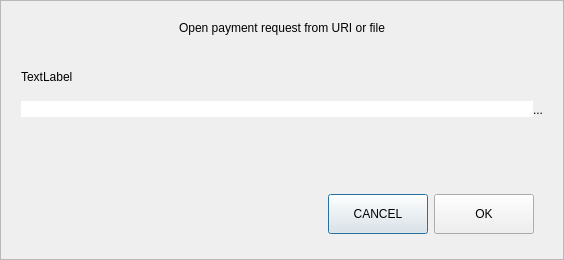
<?xml version="1.0" encoding="UTF-8"?>
<ui version="4.0">
 <class>OpenURIDialog</class>
 <widget class="QDialog" name="OpenURIDialog">
  <property name="geometry">
   <rect>
    <x>0</x>
    <y>0</y>
    <width>564</width>
    <height>260</height>
   </rect>
  </property>
  <property name="windowTitle">
   <string>Open URI</string>
  </property>
  <layout class="QVBoxLayout" name="verticalLayout">
   <property name="spacing">
    <number>0</number>
   </property>
   <property name="leftMargin">
    <number>0</number>
   </property>
   <property name="topMargin">
    <number>0</number>
   </property>
   <property name="rightMargin">
    <number>0</number>
   </property>
   <property name="bottomMargin">
    <number>0</number>
   </property>
   <item>
    <widget class="QFrame" name="frame">
     <property name="frameShape">
      <enum>QFrame::StyledPanel</enum>
     </property>
     <property name="frameShadow">
      <enum>QFrame::Raised</enum>
     </property>
     <layout class="QVBoxLayout" name="verticalLayout_2">
      <property name="spacing">
       <number>5</number>
      </property>
      <property name="leftMargin">
       <number>20</number>
      </property>
      <property name="topMargin">
       <number>20</number>
      </property>
      <property name="rightMargin">
       <number>20</number>
      </property>
      <property name="bottomMargin">
       <number>16</number>
      </property>
      <item>
       <widget class="QLabel" name="labelTitle">
        <property name="text">
         <string>Open payment request from URI or file</string>
        </property>
        <property name="alignment">
         <set>Qt::AlignCenter</set>
        </property>
       </widget>
      </item>
      <item>
       <spacer name="verticalSpacer_2">
        <property name="orientation">
         <enum>Qt::Vertical</enum>
        </property>
        <property name="sizeType">
         <enum>QSizePolicy::Fixed</enum>
        </property>
        <property name="sizeHint" stdset="0">
         <size>
          <width>20</width>
          <height>30</height>
         </size>
        </property>
       </spacer>
      </item>
      <item>
       <widget class="QLabel" name="labelSubtitle">
        <property name="text">
         <string>TextLabel</string>
        </property>
       </widget>
      </item>
      <item>
       <layout class="QHBoxLayout" name="horizontalLayout">
        <property name="spacing">
         <number>0</number>
        </property>
        <item>
         <widget class="QValidatedLineEdit" name="uriEdit">
          <property name="styleSheet">
           <string notr="true">#uriEdit{
	border-top-right-radius:0px;
	border-bottom-right-radius:0px;
}</string>
          </property>
         </widget>
        </item>
        <item>
         <widget class="QPushButton" name="selectFileButton">
          <property name="minimumSize">
           <size>
            <width>0</width>
            <height>41</height>
           </size>
          </property>
          <property name="toolTip">
           <string>Select payment request file</string>
          </property>
          <property name="styleSheet">
           <string notr="true">#selectFileButton{
	border-top-left-radius:0px;
	border-bottom-left-radius:0px;
}</string>
          </property>
          <property name="text">
           <string notr="true">...</string>
          </property>
          <property name="autoDefault">
           <bool>false</bool>
          </property>
         </widget>
        </item>
       </layout>
      </item>
      <item>
       <spacer name="verticalSpacer">
        <property name="orientation">
         <enum>Qt::Vertical</enum>
        </property>
        <property name="sizeHint" stdset="0">
         <size>
          <width>20</width>
          <height>40</height>
         </size>
        </property>
       </spacer>
      </item>
      <item>
       <widget class="QWidget" name="widget" native="true">
        <property name="minimumSize">
         <size>
          <width>0</width>
          <height>50</height>
         </size>
        </property>
        <layout class="QHBoxLayout" name="horizontalLayout_2">
         <item>
          <spacer name="horizontalSpacer">
           <property name="orientation">
            <enum>Qt::Horizontal</enum>
           </property>
           <property name="sizeHint" stdset="0">
            <size>
             <width>289</width>
             <height>20</height>
            </size>
           </property>
          </spacer>
         </item>
         <item>
          <widget class="QPushButton" name="pushButtonCancel">
           <property name="minimumSize">
            <size>
             <width>100</width>
             <height>40</height>
            </size>
           </property>
           <property name="text">
            <string>CANCEL</string>
           </property>
          </widget>
         </item>
         <item>
          <widget class="QPushButton" name="pushButtonOK">
           <property name="minimumSize">
            <size>
             <width>100</width>
             <height>40</height>
            </size>
           </property>
           <property name="text">
            <string>OK</string>
           </property>
          </widget>
         </item>
        </layout>
       </widget>
      </item>
     </layout>
    </widget>
   </item>
  </layout>
 </widget>
 <customwidgets>
  <customwidget>
   <class>QValidatedLineEdit</class>
   <extends>QLineEdit</extends>
   <header>qvalidatedlineedit.h</header>
  </customwidget>
 </customwidgets>
 <resources/>
 <connections/>
</ui>
